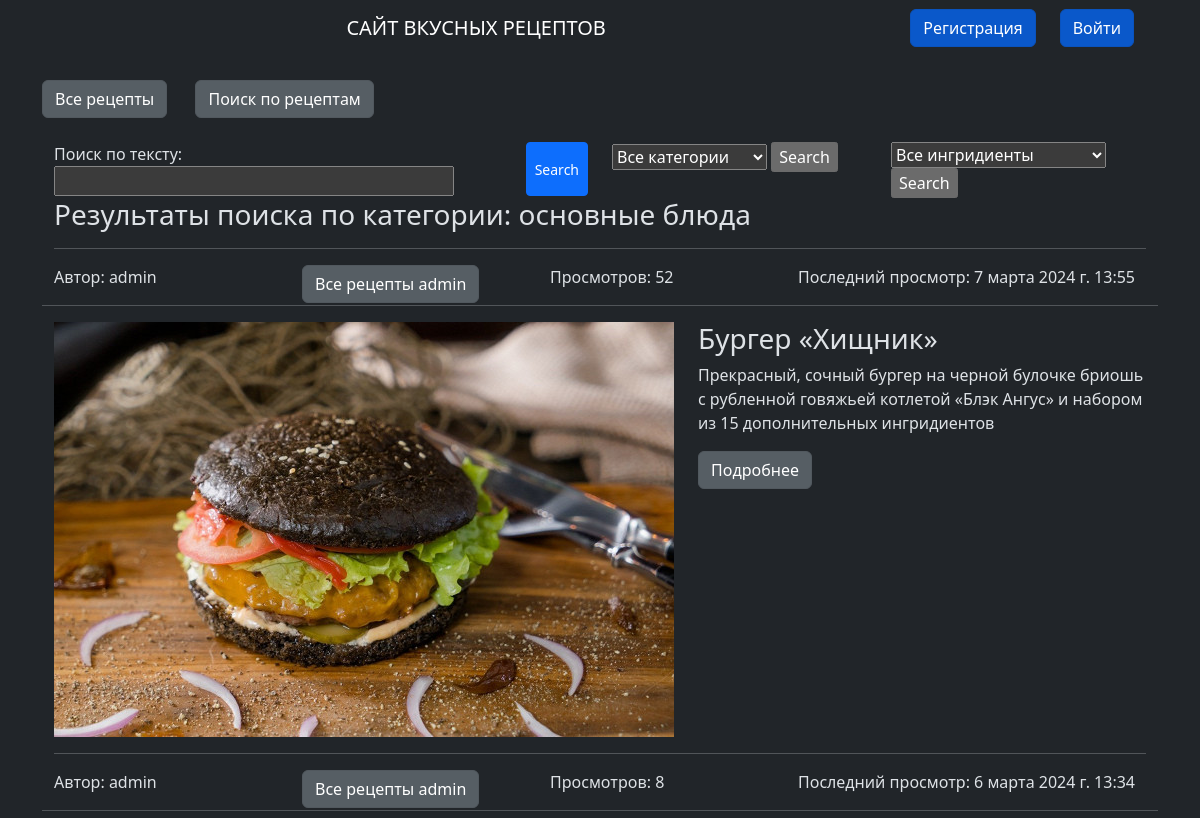
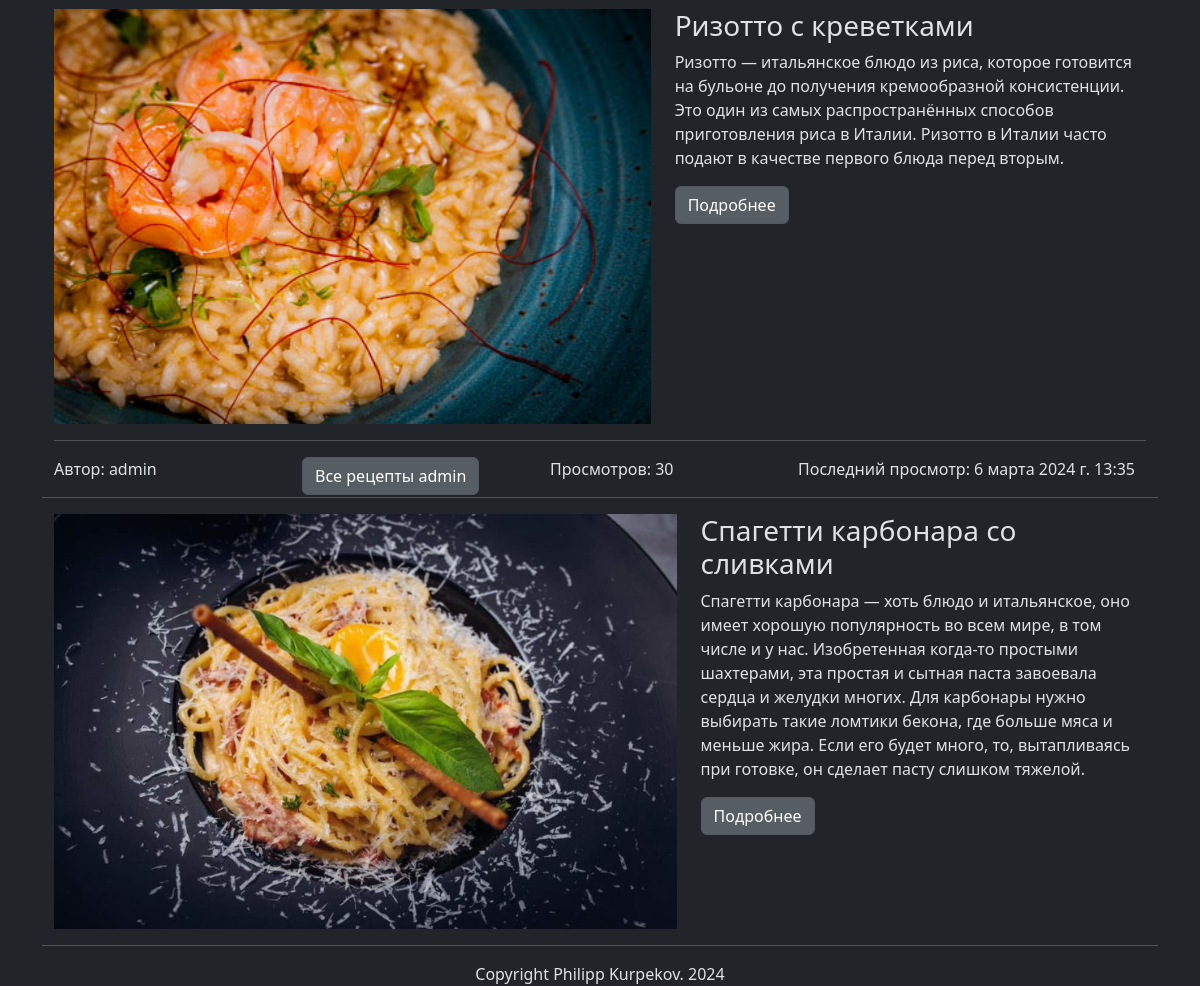
The page /search/by_category/основные блюда/ on the database its author committed (2 pictures, top to bottom).
### recipes/models.py (models this page shows, shortened)
class Category(models.Model):
    title = models.CharField(max_length=200,  unique=True)

class Recipe(models.Model):
    title = models.CharField(max_length=200, unique=True,
                             verbose_name="Название рецепта")
    author = models.ForeignKey(User, on_delete=models.CASCADE,
                               verbose_name="Автор рецепта")
    description = models.TextField(default="",
                                   verbose_name="Краткое описание")
    cooking_steps = models.TextField(default="",
                                     verbose_name="Шаги приготовления")
    ingredients = models.ManyToManyField(Ingredients,
                                         verbose_name="Ингридиенты")
    category = models.ManyToManyField(Category,
                                      verbose_name="Категория")
    cooking_time = models.IntegerField(default=0,
                                       verbose_name="Время готовки")
    picture = models.ImageField(null=True, blank=True, upload_to="recipes_img/", verbose_name='Изображение')
    views = models.IntegerField(default=0,
                                verbose_name="Количество просмотров")
    date_of_creation = models.DateTimeField(auto_now_add=True,
                                            verbose_name="Время создания")
    date_of_update = models.DateTimeField(auto_now=True,
                                          verbose_name="Обновлено")

### recipes/views.py (the view)
# urls.py: path('search/by_category/<str:cat>/', views.search_by_category, name='search_by_category'),
def search_by_category(request, cat):
    message = None
    categories = Category.objects.all()
    ingredients = list(Ingredients.objects.all())
    cat_id = get_object_or_404(Category, title=cat)
    recipes = Recipe.objects.filter(category=cat_id.pk)
    form = RecipeSearchForm(request.GET)
    if not recipes:
        message = "ничего не найдено"
    search_ref = "категории"
    return render(request, 'recipes/search.html', {'recipes': recipes, 'cat_name': cat,
                                                   'search_ref': search_ref, 'categories': categories,
                                                   'message': message, 'form': form, 'ingredients': ingredients})

### recipes/forms.py
class RecipeSearchForm(forms.Form):
    query = forms.CharField(label='Поиск по тексту', max_length=200, empty_value="", required=False,
                            widget=forms.TextInput(attrs={"style": "width: 400px;"}))

### recipes/templates/recipes/search.html (shortened to what this page needs)
{% extends "recipes/base.html" %}
{% block content %}
<section class="al mt-3">
    <div class="container justify-content-center">
        <div class="container">
            <div class="row">
                <div class="col-6" >
                    <form action="{% url 'recipes:search' %}" method="get">
                        <div style="display: flex;">
                        {{ form.as_div }}
                        <button type="submit" class="btn btn-primary btn-sm">Search</button>
                             </div>
                    </form>
                </div>
                <div class="col" >
                    <form action="{% url 'recipes:search' %}" method="POST">
                        <select name="category">
                            <option value="">Все категории</option>
                        </select>
                        <input type="submit" value="Search">
                    </form>
                </div>
                <div class="col" style="width:20%;">
                    <form action="{% url 'recipes:search' %}" method="POST">
                        <select name="ingredients">
                            <option value="">Все ингридиенты</option>
                        </select>
                        <input type="submit" value="Search">
                    </form>
                </div>
            </div>
            {% if recipes %}
            <h3>Результаты поиска по {{ search_ref }}: {{ cat_name }}</h3>
            {% for recipe in recipes %}
            <hr class="hr hr-blurry"/>
            <div class="row">
                <div class="col">
                    <p>Автор: {{ recipe.author }}</p>
                </div>
                <div class="col">
                    {% if recipe.author.pk %}
                    <a href="{% url 'recipes:recipes_by_user' author_id=recipe.author.pk %}"
                       class="btn btn-secondary  active me-4 " role="button" aria-pressed="true"> Все
                        рецепты {{ recipe.author }}</a>
                    {% endif %}
                </div>
                <div class="col">
                    <p>Просмотров: {{ recipe.views }}</p>
                </div>
                <div class="col-4">
                    <p>Последний просмотр: {{ recipe.date_of_update }}</p>
                </div>
                <hr class="hr hr-blurry"/>
            </div>
            <div class="row">
                <div class="col">
                    {% if recipe.picture %}
                    <img src="{{ recipe.picture.url }}"
                         class="d-block " height="415px">
                    {% else %}
                    <p>no image</p>
                    {% endif %}
                </div>
                <div class="col">
                    <h3>{{ recipe.title }}</h3>
                    <p>{{ recipe.description }}</p>
                    {% if recipe.pk %}
                    <a href="{% url 'recipes:recipe_full' recipe_id=recipe.pk %}"
                       class="btn btn-secondary  active me-4 " role="button" aria-pressed="true"> Подробнее</a>
                    {% endif %}
                </div>
            </div>
            {% endfor %}
            {% endif %}
        </div>
    </div>
</section>
{% endblock %}

### rows shown on the page
Category: title "основные блюда"
Recipe: author "admin", views "52", date_of_update "7 марта 2024 г. 13:55", picture (picture), title "Бургер «Хищник»", description "Прекрасный, сочный бургер на черной булочке бриошь с рубленной говяжьей котлетой «Блэк Ангус» и набором из 15 дополнительных ингридиентов", shows "Подробнее"
Recipe: author "admin", views "8", date_of_update "6 марта 2024 г. 13:34", picture (picture), title "Ризотто с креветками", description "Ризотто — итальянское блюдо из риса, которое готовится на бульоне до получения кремообразной консистенции. Это один из самых распространённых способов приготовления риса в Италии. Ризотто в Италии часто подают в качестве первого блюда перед вторым.", shows "Подробнее"
Recipe: author "admin", views "30", date_of_update "6 марта 2024 г. 13:35", picture (picture), title "Спагетти карбонара со сливками", description "Спагетти карбонара — хоть блюдо и итальянское, оно имеет хорошую популярность во всем мире, в том числе и у нас. Изобретенная когда-то простыми шахтерами, эта простая и сытная паста завоевала сердца и желудки многих. Для карбонары нужно выбирать такие ломтики бекона, где больше мяса и меньше жира. Если его будет много, то, вытапливаясь при готовке, он сделает пасту слишком тяжелой.", shows "Подробнее"

### other values the page prints
{{ search_ref }} "категории"
